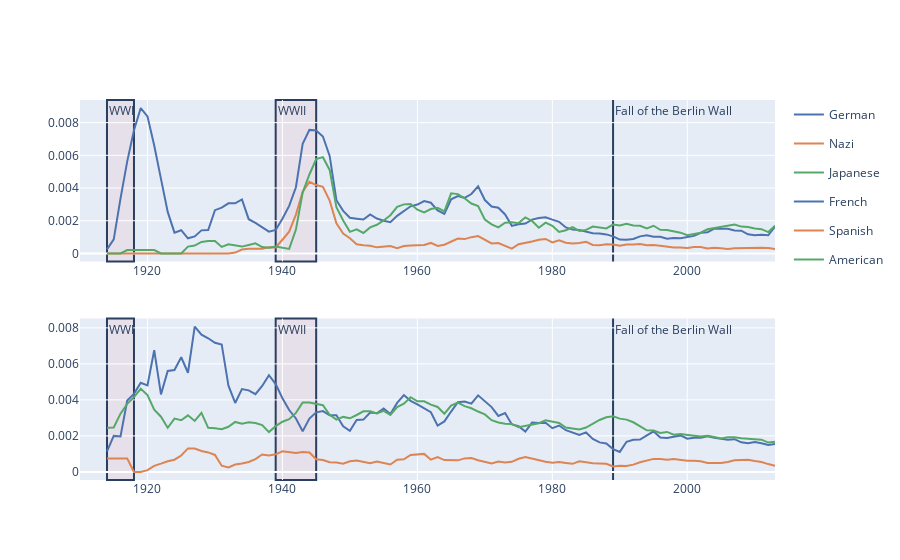

The cell this chart's notebook holds for it:
### Code cell
import plotly.express as px
from plotly.offline import plot
from plotly.subplots import make_subplots

figures = [
plot_relative_occurrences(df_sum, ethmerged, ['German','Nazi','Japanese',]),
plot_relative_occurrences(df_sum, ethmerged, ['French','Spanish','American'])   
]

fig = make_subplots(rows=len(figures), cols=1) 

for i, figure in enumerate(figures):
    for trace in range(len(figure["data"])):
        fig.append_trace(figure["data"][trace], row=i+1, col=1)

for dates in [
    ('1914', '1918', 'WWI'),
    ('1939', '1945', 'WWII'),
    ('1989', '1989', 'Fall of the Berlin Wall')
             ]:
    fig.add_vrect(
                x0=dates[0],
                x1=dates[1],
                annotation_text=dates[2],
                annotation_position="top left",
                fillcolor='rgba(255, 0, 0, 0.05)', 
                layer='below',
                line=None)

#fig_json = fig.to_json()

#with open('figures/ethnicity-representation.json', 'w') as json_file:
#    json.dump(json.loads(fig_json), json_file, indent=4)   

fig.show()
